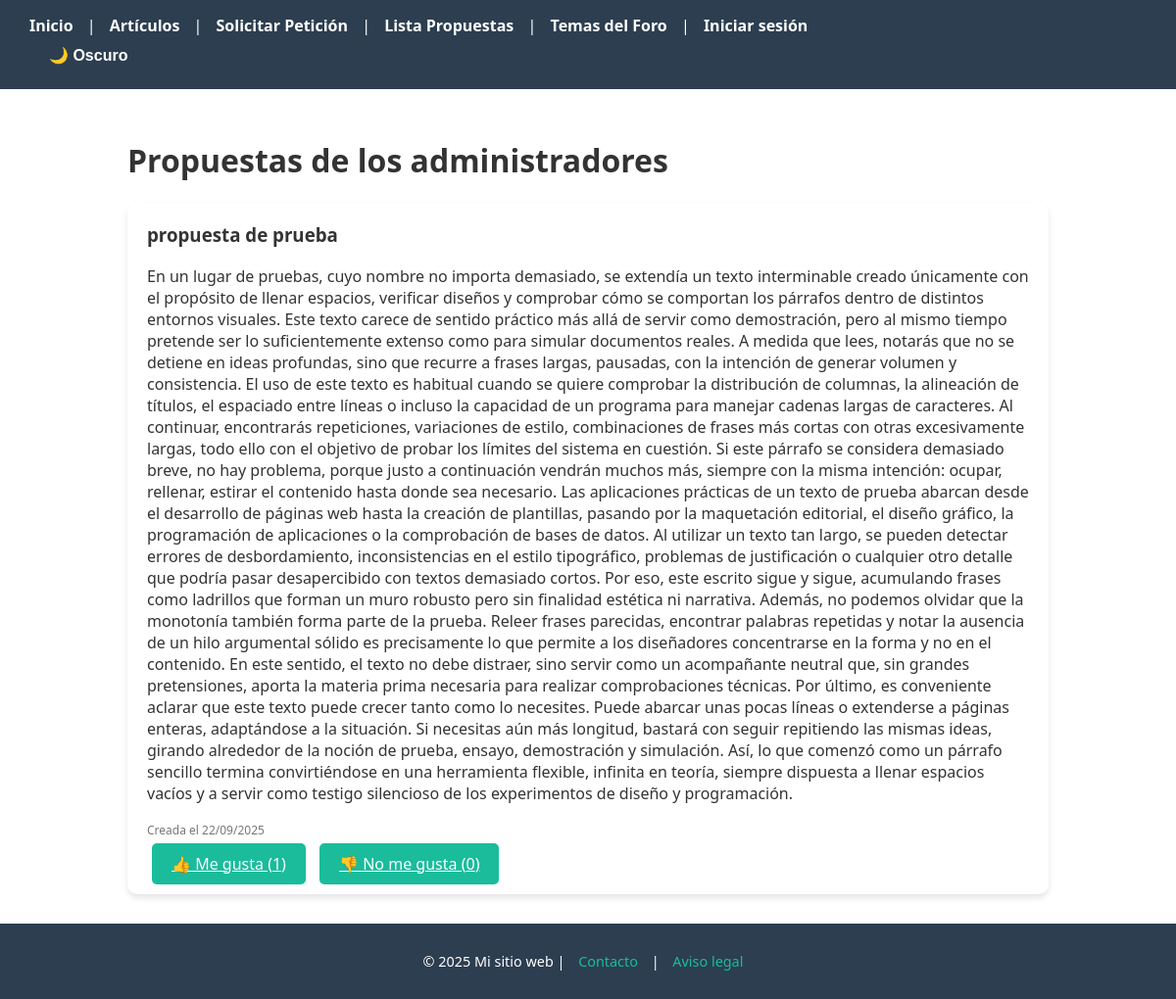
/propuestas/, run on the app's committed database.
### blog/models.py (models this page shows, shortened)
class Propuesta(models.Model):
    titulo = models.CharField(max_length=200)
    descripcion = models.TextField()
    fecha_creacion = models.DateTimeField(auto_now_add=True)
    def votos_positivos(self):
        return self.votos.filter(valor=True).count()
    def votos_negativos(self):
        return self.votos.filter(valor=False).count()

### blog/views.py (the view)
# urls.py: path("propuestas/", views.lista_propuestas, name="lista_propuestas"),
def lista_propuestas(request):
    propuestas = Propuesta.objects.all()
    return render(request, "blog/propuestas.html", {"propuestas": propuestas})

### blog/templates/blog/propuestas.html (shortened to what this page needs)
{% extends "base.html" %}
{% block content %}
<h1 class="mb-4">Propuestas de los administradores</h1>
<div class="propuestas-container">
{% for propuesta in propuestas %}
    <div class="propuesta-card">
        <h3>{{ propuesta.titulo }}</h3>
        <p>{{ propuesta.descripcion }}</p>
        <p class="fecha"><small>Creada el {{ propuesta.fecha_creacion|date:"d/m/Y" }}</small></p>
        <div class="acciones">
            <a href="{% url 'votar' propuesta.id 1 %}" class="btn btn-success">👍 Me gusta ({{ propuesta.votos_positivos }})</a>
            <a href="{% url 'votar' propuesta.id 0 %}" class="btn btn-danger">👎 No me gusta ({{ propuesta.votos_negativos }})</a>
        </div>
    </div>
{% empty %}
    <p>No hay propuestas todavía.</p>
{% endfor %}
</div>
{% endblock %}

### blog/static/blog/static.css (style rules this page uses)
:root { --bg-color: #ffffff; --text-color: #333; --card-bg: #fff; --header-bg: #2c3e50; --footer-bg: #2c3e50; --link-hover: #1abc9c; --btn-bg: #1abc9c; --btn-hover: #16a085; --form-bg: #fff; --from-bg-cs:#2c3e50; }
html, body { min-height: 100vh; margin: 0; display: flex; flex-direction: column; font-family: 'Segoe UI', Tahoma, Geneva, Verdana, sans-serif; background-color: var(--bg-color); color: var(--text-color); }
button, .btn { background-color: var(--btn-bg); color: white; border: none; padding: 10px 20px; margin: 5px; border-radius: 5px; cursor: pointer; transition: 0.3s; }
.propuesta-card { background: var(--card-bg); border-radius: 10px; padding: 20px; box-shadow: 0px 4px 6px rgba(0,0,0,0.1); transition: transform 0.2s ease, box-shadow 0.2s ease; }
.propuesta-card h3 { margin-top: 0; color: var(--text-color); }
.propuesta-card .fecha { font-size: 0.9em; color: #777; margin-bottom: 15px; }

### data on the page
Propuesta: titulo "propuesta de prueba", descripcion "En un lugar de pruebas, cuyo nombre no importa demasiado, se extendía un texto interminable creado únicamente con el propósito de llenar espacios, verificar diseños y comprobar cómo se comportan los párrafos dentro de distintos entornos visuales. Este texto carece de sentido práctico más allá de servir como demostración, pero al mismo tiempo pretende ser lo suficientemente extenso como para simular documentos reales. A medida que lees, notarás que no se detiene en ideas profundas, sino que recurre a frases largas, pausadas, con la intención de generar volumen y consistencia. El uso de este texto es habitual cuando se quiere comprobar la distribución de columnas, la alineación de títulos, el…", fecha_creacion "22/09/2025", votos_positivos "1", votos_negativos "0"
